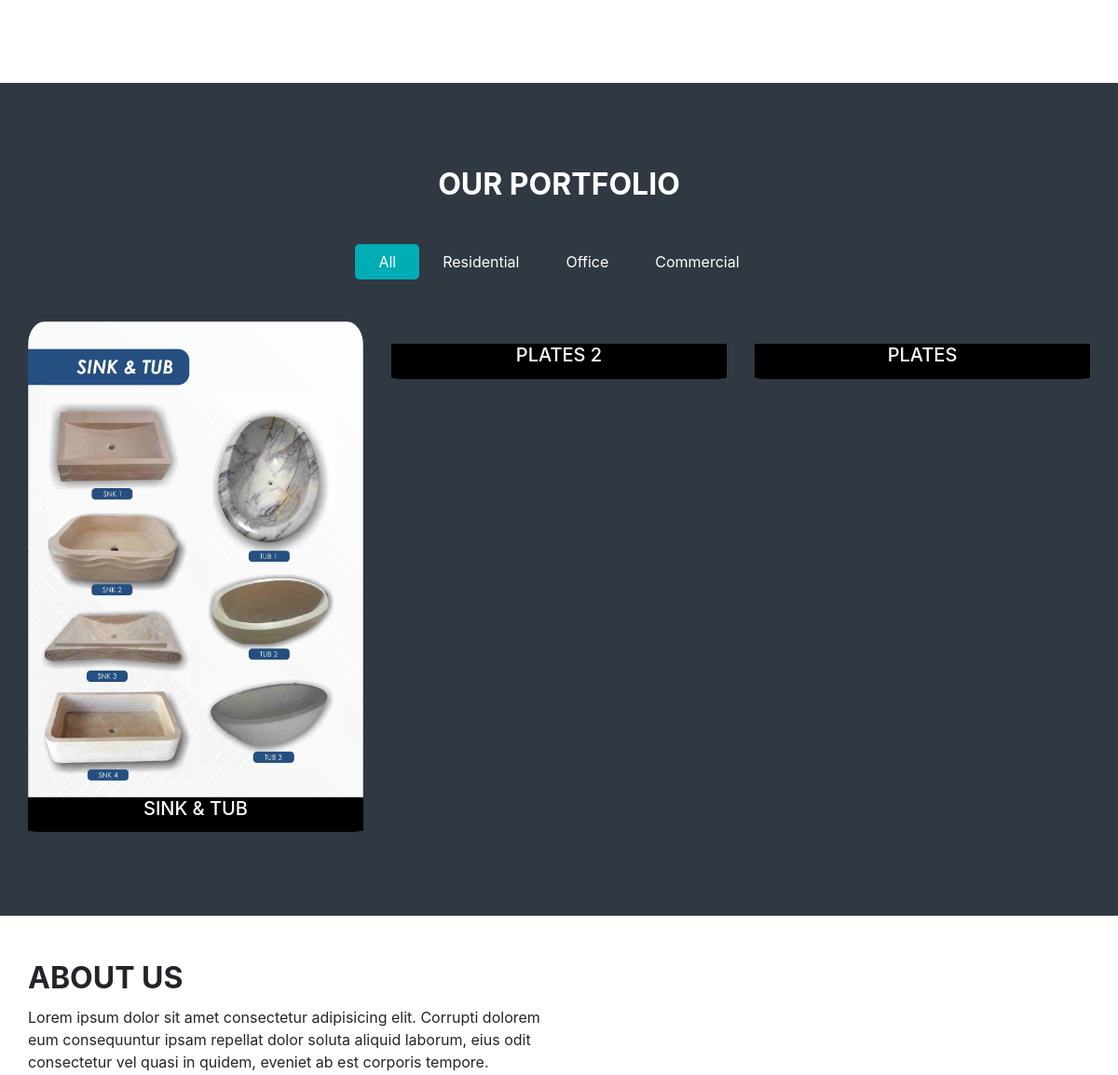
Before: / (middle part) with the older database file.
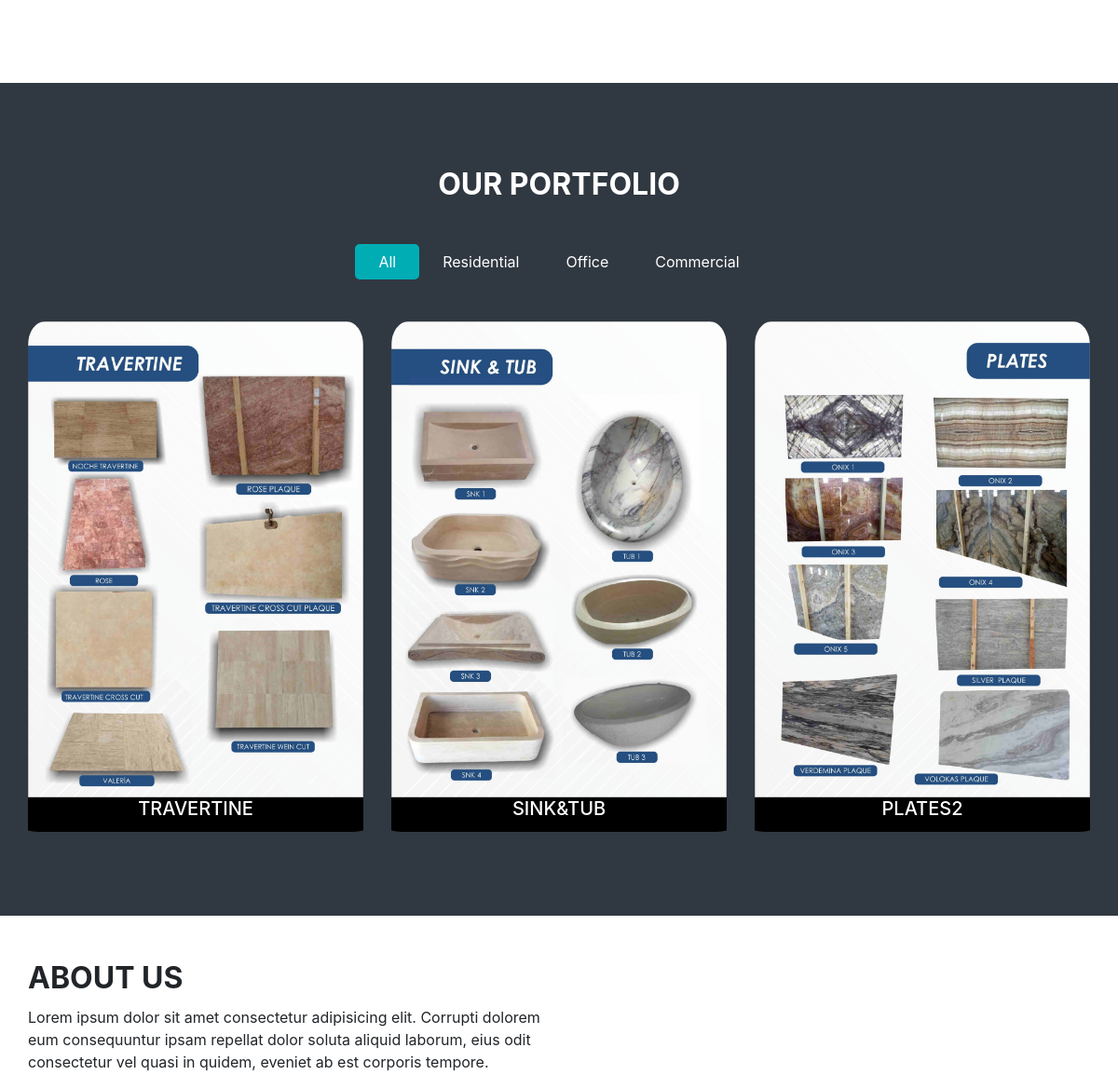
After: the same page with the newer database file.
### products/models.py (models this page shows, shortened)
class Product(models.Model):
    name = models.CharField(max_length=200, unique=True, verbose_name="Ürün Adı", help_text="Ürün adını yazınız")
    description = models.TextField(blank=True, null=True)
    image = models.ImageField(upload_to="products/%Y/%m/%d/", default="")
    date = models.DateTimeField(auto_now=True)
    available = models.BooleanField(default=True)

### pages/views.py (the view)
# urls.py: path('', IndexView.as_view(), name="index"),
class IndexView(TemplateView):
    template_name = 'index.html'
    def get_context_data(self, **kwargs):
        context = super().get_context_data(**kwargs)
        context['products'] = Product.objects.all().order_by('-date')[:3]
        context['total_product'] = Product.objects.all().count()
        return context

### templates/index.html (shortened to what this page needs)
{% extends 'partials/_base.html' %}
{% load static %}
{% block content %}
<section class="service_section layout_padding ">
</section>
<section class="portfolio_section layout_padding">
  <div class="container">
    <div class="heading_container heading_center">
      <h2>
        Our Portfolio
      </h2>
    </div>
    <ul class="filters_menu">
      <li class="active" data-filter="*">All</li>
      <li data-filter=".residential">Residential</li>
      <li data-filter=".office">Office</li>
      <li data-filter=".commercial">Commercial</li>
    </ul>
    <div class="filters-content">
      <div class="row grid">
        {% for product in products %}
        <div class="col-sm-6 col-md-4 all residential" >
          <div class="box" >
            <img src="{{product.image.url}}" alt="" style="border-top-left-radius: 5%; border-top-right-radius: 5%;">
            <div style="background-color:black; height: 1cm; border-bottom-left-radius: 5%; border-bottom-right-radius: 5%;">
              <h5 style="text-align: center;">{{product.name}}</h5>
            </div>
          </div>
        </div>
        {% endfor %}
      </div>
    </div>
  </div>
</section>
<section class="about_section about_section1 mt-5">
  <div class="container">
    <div class="row">
      <div class="col-md-6">
        <div class="detail-box">
          <div class="heading_container">
            <h2>
              About Us
            </h2>
          </div>
          <p>
            Lorem ipsum dolor sit amet consectetur adipisicing elit. Corrupti dolorem eum consequuntur ipsam repellat
            dolor soluta aliquid laborum, eius odit consectetur vel quasi in quidem, eveniet ab est corporis tempore.
          </p>
        </div>
      </div>
      <div class="col-md-6">
        <div class="img-box">
        </div>
      </div>
    </div>
  </div>
</section>
{% endblock %}

### templates/partials/_base.html (shortened to what this page needs)
{% load static %}
<!DOCTYPE html>
<html>
<head>
    <link href="{% static 'css/modal.css' %}" rel="stylesheet" />
    <link href="{% static 'css/style.css' %}" rel="stylesheet" />
    <link rel="stylesheet" type="text/css" href="{% static 'css/bootstrap.css' %}" />
    <link href="{% static 'css/font-awesome.min.css' %}" rel="stylesheet" />
    <link href="{% static 'css/responsive.css' %}" rel="stylesheet" />
</head>
<body>
{% block content %}
{% endblock %}
{% include 'partials/_footer.html' %}

### templates/partials/_navbar.html (shortened to what this page needs)
{% load static %}

### templates/partials/_footer.html (shortened to what this page needs)
{% load static %}
</body>
</html>

### static/css/style.css (style rules this page uses)
body { font-family: "Poppins", sans-serif; color: #0c0c0c; background-color: #ffffff; overflow-x: hidden; }
.layout_padding { padding: 90px 0; }
.heading_container { display: -webkit-box; display: -ms-flexbox; display: flex; -webkit-box-orient: vertical; -webkit-box-direction: normal; -ms-flex-direction: column; flex-direction: column; -webkit-box-align: start; -ms-flex-align: start; align-items: flex-start; }
.heading_container h2 { position: relative; font-weight: bold; text-transform: uppercase; margin: 0; }
.heading_container.heading_center { -webkit-box-align: center; -ms-flex-align: center; align-items: center; text-align: center; }
.about_section .row { -webkit-box-align: center; -ms-flex-align: center; align-items: center; }
.about_section .detail-box p { margin-top: 10px; margin-bottom: 35px; }
.portfolio_section { background-color: #303841; color: #ffffff; }
.portfolio_section .filters_menu { padding: 0; display: -webkit-box; display: -ms-flexbox; display: flex; -webkit-box-pack: center; -ms-flex-pack: center; justify-content: center; list-style-type: none; margin: 45px 0 20px 0; }
.portfolio_section .filters_menu li { padding: 7px 25px; cursor: pointer; border-radius: 5px; }
.portfolio_section .filters_menu li.active { background-color: #00adb5; color: #ffffff; }
.portfolio_section .box { margin-top: 25px; }
.portfolio_section .box img { width: 100%; }

### static/css/responsive.css (style rules this page uses)
@media (min-width: 1200px) { .container { max-width: 1170px; } }

Changed rows visible on the page:
removed Product: image (picture), name "SINK & TUB"
removed Product: name "PLATES 2"
removed Product: name "PLATES"
added Product: image (picture), name "TRAVERTINE"
added Product: image (picture), name "SINK&TUB"
added Product: image (picture), name "PLATES2"
